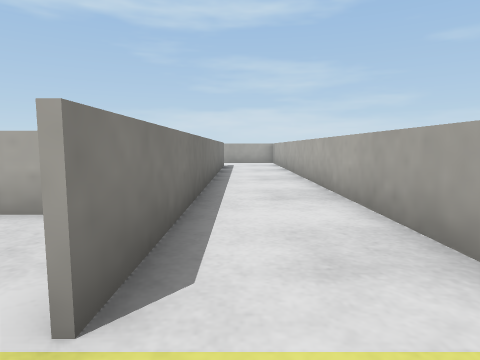
[1] (above)

24 first-person views from a walk through a robot-simulator world made for Webots. The camera is 0.08 m above the floor, tilts 6° down and sees 75° across. The floor is counted in squares, 0.1 m on a side. Each view is taken from the middle of a square. On the plan, view 1 faces up. The plan holds only what a view shows up to about 11 squares ahead; the rest is blank. The place goes on beyond the plan. The robots in the file are not drawn. Simple shapes and patterns stand in for the simulator's stock objects.

[2]
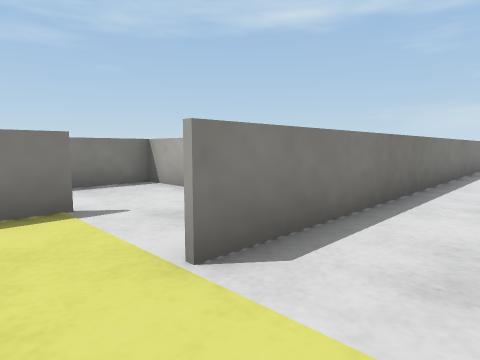

[3]
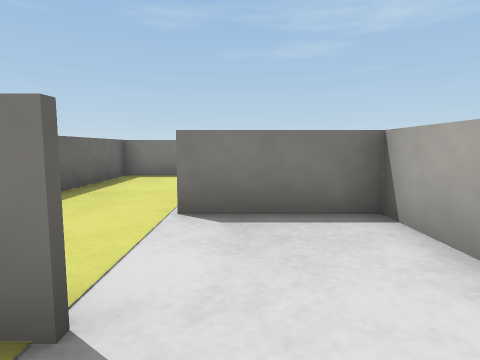

[4]
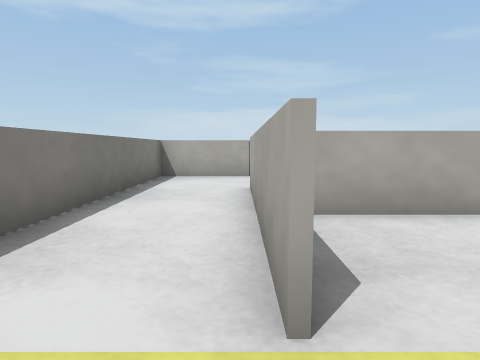

[5]
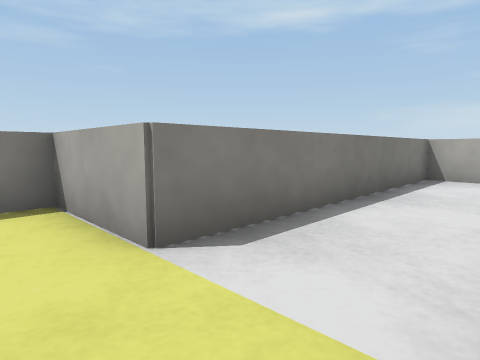

[6]
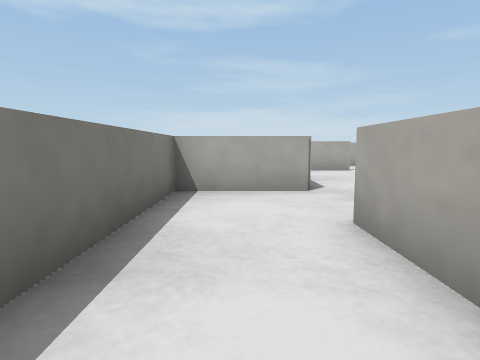

[7]
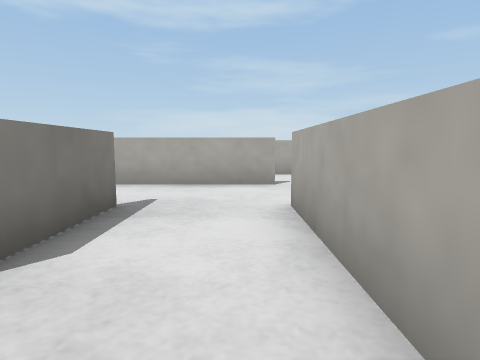

[8]
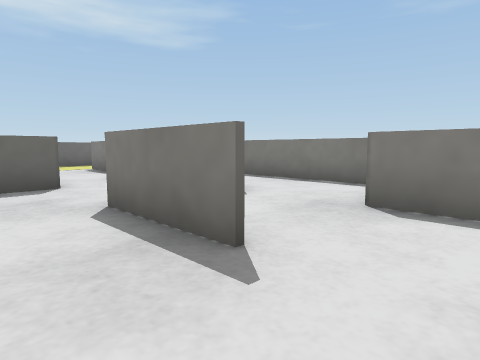

[9]
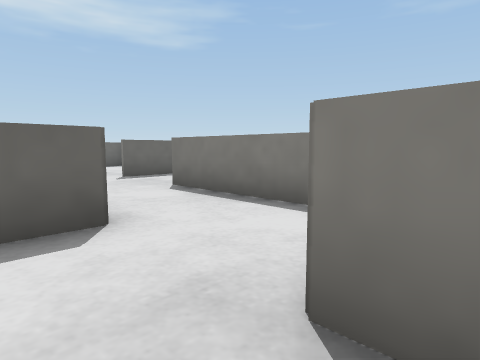

[10]
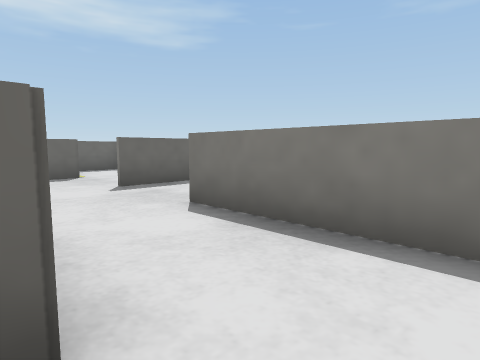

[11]
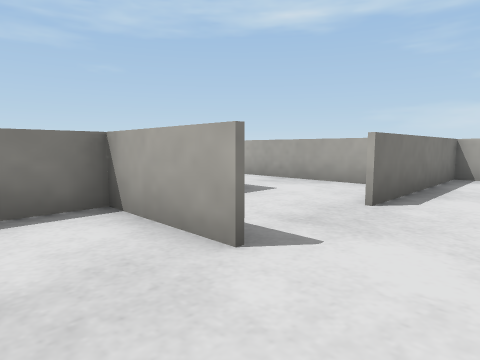

[12]
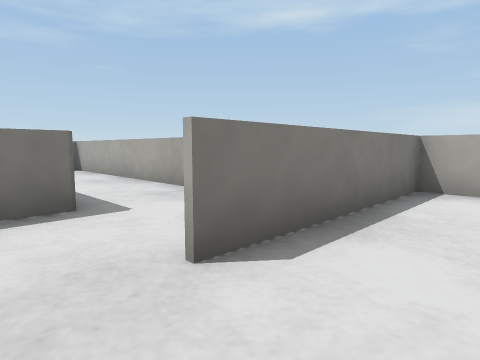

[13]
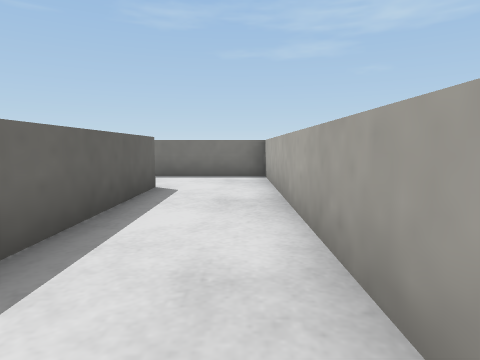

[14]
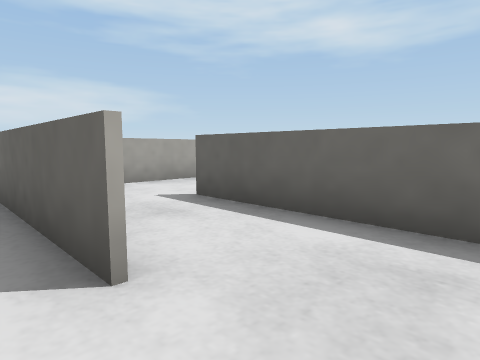

[15]
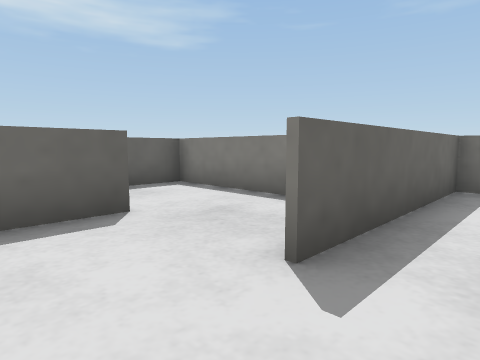

[16]
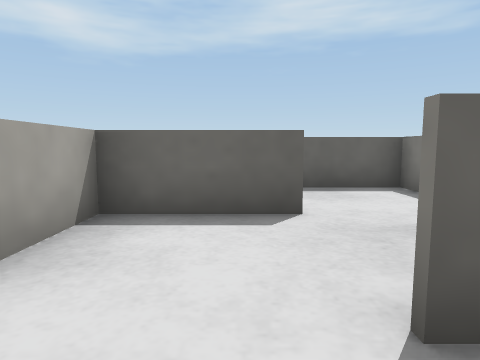

[17]
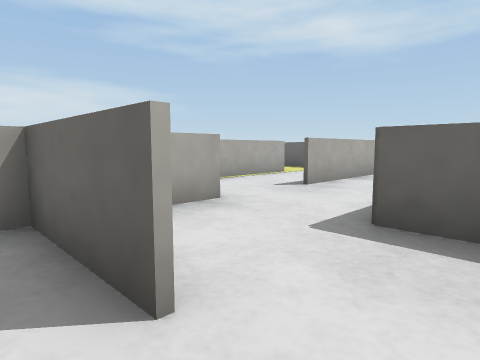

[18]
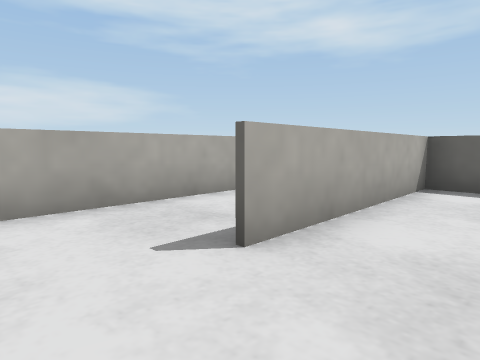

[19]
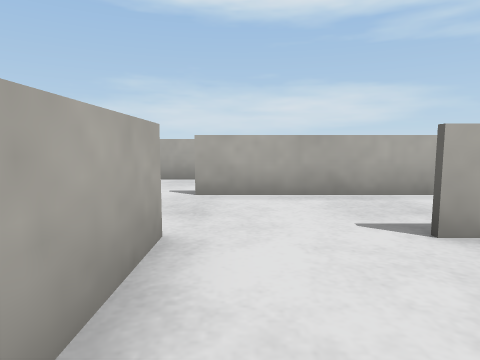

[20]
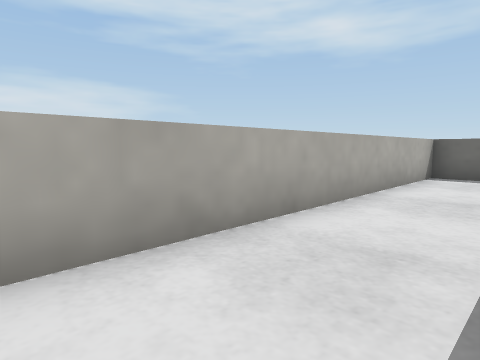

[21]
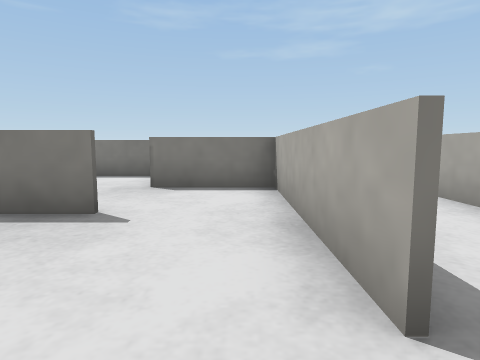

[22]
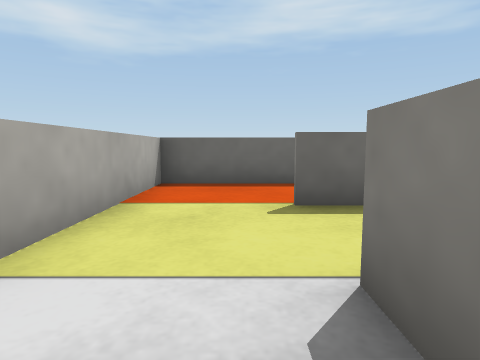

[23]
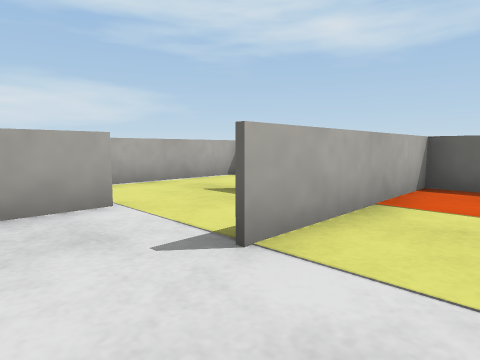

[24]
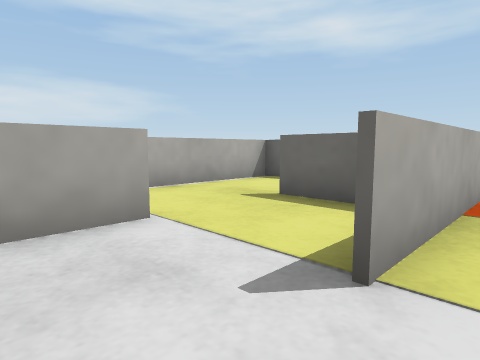

### Floor plan
Key: @ floor where view 1 was taken; # wall or solid block; . floor; = window, fence, low wall or low ledge.
Columns run from 21 left of view 1 to 2 right of it. Each row starts with its distance up from view 1.
 14              ======....#
 13              =......=
 12              =......=
 11           == =.=..=.=..#
 10           =....=..=.=..#
  9 ===========..===..=.=..#
  8 =.........=..=....=.=..#
  7 =.........=..=....=.=..#
  6 =..======.=..=.====.=..#
  5  ....... ....=.=   .=..#
  4 ======..===..=.======..#
  3     ....=....=.=....=..#
  2    =....=....=.=....=..#
  1    =.====.====.=..=.=..#
  0    =....=.=.......=..@.#
 -1    ===..========..===..#
 -2       ....     ...=  ..#
 -3       ....     ...=   .#
 -4       ..=.=    ====   =#
 -5        .=.=
 -6        .=.=
 -7         =

Positions as (right, up) in squares from view 1, and headings:
1: (0, 0), facing up
2: (1, 0), facing up-left
3: (-2, 2), facing left
4: (-6, 0), facing up
5: (-6, 0), facing up-left
6: (-7, 3), facing up
7: (-4, 7), facing up
8: (-4, 13), facing down-left
9: (-7, 12), facing down-left
10: (-8, 10), facing down-left
11: (-9, 2), facing up-left
12: (-9, 5), facing up-left
13: (-12, 8), facing left
14: (-20, 7), facing down-right
15: (-14, 5), facing down-left
16: (-15, 5), facing down
17: (-17, 2), facing down-right
18: (-5, 13), facing down-right
19: (-6, 13), facing right
20: (-3, 13), facing down-right
21: (-2, 13), facing left
22: (-5, 3), facing down
23: (-5, 3), facing down-right
24: (-4, 3), facing down-right
